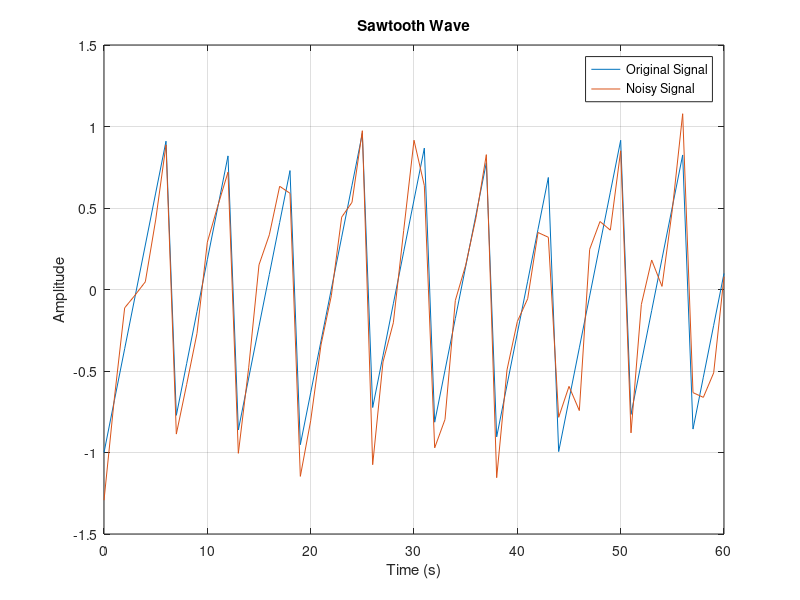
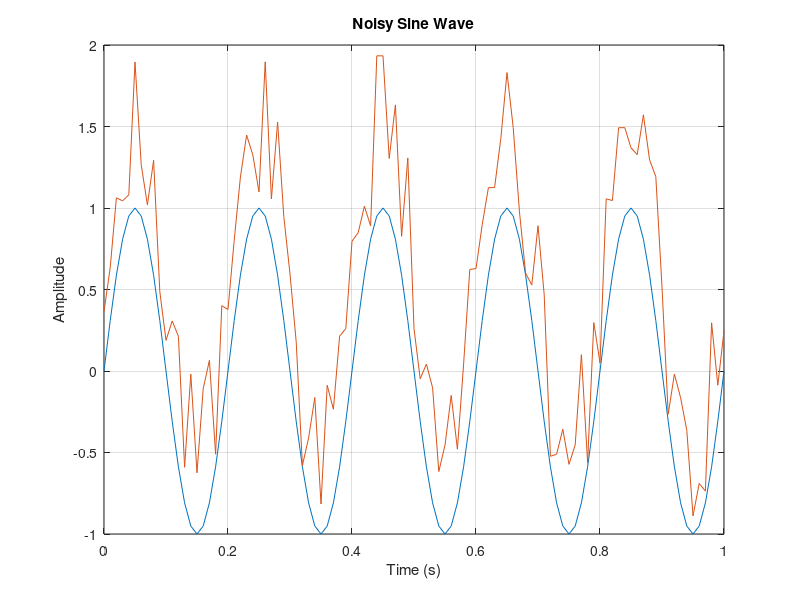

Write the MATLAB code that produced these figures, in order.
clc;
clear all; 
t=0:1:60;
y=sawtooth(t);
plot(t,y);
hold on;
xlabel('Time (s)');
ylabel('Amplitude');
title('Sawtooth Wave');
grid on;
yNew=awgn(y,10,"measured")
plot(t,yNew);


legend('Original Signal', 'Noisy Signal');
figure;
t=0:0.01:1;
y=sin(2*5*pi*t);
plot(t,y);
hold on;
noise=rand(1,101);
yNoisy = y + noise; 
plot(t, yNoisy);
xlabel('Time (s)');
ylabel('Amplitude');
title('Noisy Sine Wave');
grid on;
